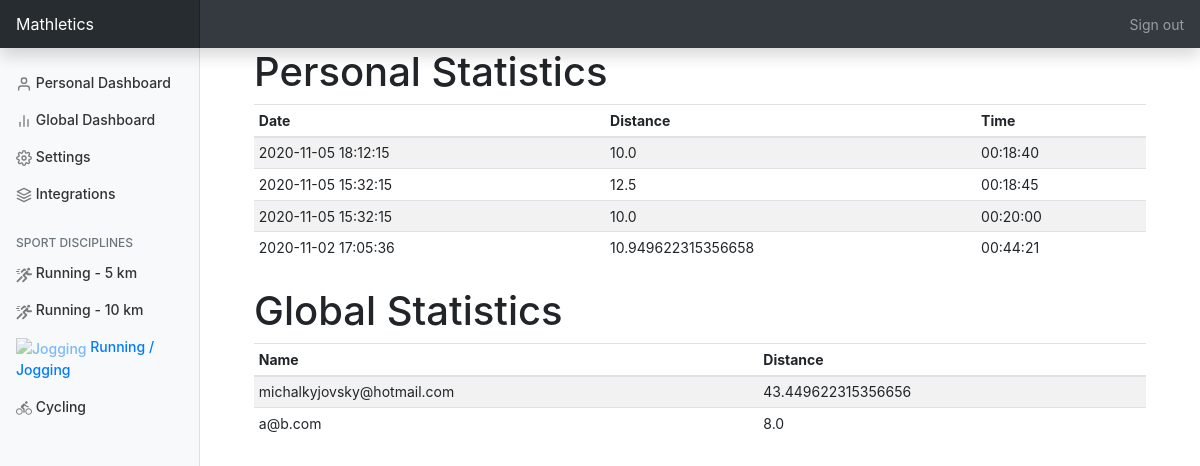
Page /running_jogging (signed in) on the committed database.
### mast/models.py (models this page shows, shortened)
class Activity(db.Model):
    id = db.Column(db.Integer, primary_key=True, autoincrement=True)
    datetime = db.Column(db.DateTime, nullable=False)
    distance = db.Column(db.Float, nullable=False)
    duration = db.Column(db.Time, nullable=False)
    average_duration_per_km = db.Column(db.Time, nullable=False)
    type = db.Column(db.Enum(ActivityType), nullable=False)
    user_id = db.Column(db.Integer, db.ForeignKey('user.id'), nullable=False)

class User(db.Model, UserMixin):
    id = db.Column(db.Integer, primary_key=True, autoincrement=True)
    email = db.Column(db.String(120), unique=True, nullable=False)
    password = db.Column(db.String(60), nullable=False)
    first_name = db.Column(db.String(20), nullable=False, default='')
    last_name = db.Column(db.String(50), nullable=False, default='')
    display_name = db.Column(db.String(50))
    sex = db.Column(db.Enum(Sex))
    age = db.Column(db.Enum(Age))
    anonymous = db.Column(db.Boolean, nullable=False, default=False)
    type = db.Column(db.Enum(UserType))
    uk_id = db.Column(db.String(10))
    verified = db.Column(db.Boolean, nullable=False, default=False)
    shirt_size = db.Column(db.String(100))
    competing = db.Column(db.Boolean, nullable=False, default=True)
    activities = db.relationship('Activity', backref='user', lazy=True)

### mast/views.py (the view)
@app.route('/running_jogging')
@login_required
def running_jogging():
    session = mast.queries.Queries()
    jogging_global = session.get_top_users_total_distance_on_feet(10)
    jogging_personal = session.get_user_last_activities_on_feet(current_user.id, 10)
    jogging_personal = jogging_personal if jogging_personal else []
    jogging_global = jogging_global if jogging_global else []
    return render_template("running_jogging.html", title="Jogging", jogging_global=jogging_global,
                           jogging_personal=jogging_personal)

### mast/models.py (called while the page is built)
@login_manager.user_loader
def load_user(user_id):
    return db.session.query(User).get(user_id)

### mast/queries.py (called while the page is built)
    def _get_user_last_activities(self, user_id: int, activity_types: list,  number: int):
        return db.session.query(Activity).\
            filter(Activity.user_id == user_id,
                   func.date(Activity.datetime) >= self.SEASON.start_date,
                   func.date(Activity.datetime) <= self.SEASON.end_date,
                   Activity.type.in_(activity_types)).\
            order_by(Activity.datetime.desc()).\
            limit(number).\
            all()

    def get_user_last_activities_on_feet(self, user_id: int,  number: int):
        return self._get_user_last_activities(user_id, [ActivityType.Run, ActivityType.Walk], number)

    def _get_top_users_total_distance(self, number: int, activity_types: list):
        subquery = db.session.query(Activity.user_id.label('user_id'),
                                    func.sum(Activity.distance).label('total_distance')).\
            filter(func.date(Activity.datetime) >= self.SEASON.start_date,
                   func.date(Activity.datetime) <= self.SEASON.end_date,
                   Activity.type.in_(activity_types)).\
            group_by(Activity.user_id).\
            subquery(with_labels=True)
        return db.session.query(User, subquery.c.total_distance).\
            select_from(User).\
            join(subquery, User.id == subquery.c.user_id).\
            filter(User.competing).\
            order_by(subquery.c.total_distance.desc()).\
            limit(number).\
            all()

    def get_top_users_total_distance_on_feet(self, number: int):
        return self._get_top_users_total_distance(number, [ActivityType.Run, ActivityType.Walk])

### mast/templates/running_jogging.html
{% extends "main_layout_template.html" %}
{% block content_page %}
   <div class="container mb-4">
        <div class="row-fluid">
            <div class="col-sm mb-4">
                <h1>Personal Statistics</h1>
                <table id="personalStats" class="display table table-striped table-sm">
                    <thead>
                    <tr>
                        <th>Date</th>
                        <th>Distance</th>
                        <th>Time</th>
                    </tr>
                    </thead>
                    <tbody>
                    {% for item in jogging_personal %}
                        <tr>
                            <td>{{ item['datetime'] }}</td>
                            <td>{{ item['distance'] }}</td>
                            <td>{{ item['duration'] }}</td>
                        </tr>
                    {% endfor %}
                    </tbody>
                </table>
            </div>
            <div class="col-sm">
                <h1>Global Statistics</h1>
                <table id="personalStats" class="display table table-striped table-sm">
                    <thead>
                    <tr>
                        <th>Name</th>
                        <th>Distance</th>
                    </tr>
                    </thead>
                    <tbody>
                    {% for item in jogging_global %}
                        <tr>
                            <td>{{ item[0]['email'] }}</td>
                            <td>{{ item[1] }}</td>
                        </tr>
                    {% endfor %}
                    </tbody>
                </table>
            </div>
        </div>
    </div>
{% endblock content_page %}

### mast/static/main_layout_template.css (style rules this page uses)
body { font-size: .875rem; }

### rows in the picture
Activity: datetime "2020-11-05 18:12:15", distance "10.0", duration "00:18:40"
Activity: datetime "2020-11-05 15:32:15", distance "12.5", duration "00:18:45"
Activity: datetime "2020-11-05 15:32:15", distance "10.0", duration "00:20:00"
Activity: datetime "2020-11-02 17:05:36", distance "10.949622315356658", duration "00:44:21"
User: email "michalkyjovsky@hotmail.com", item "43.449622315356656"
User: email "a@b.com", item "8.0"
